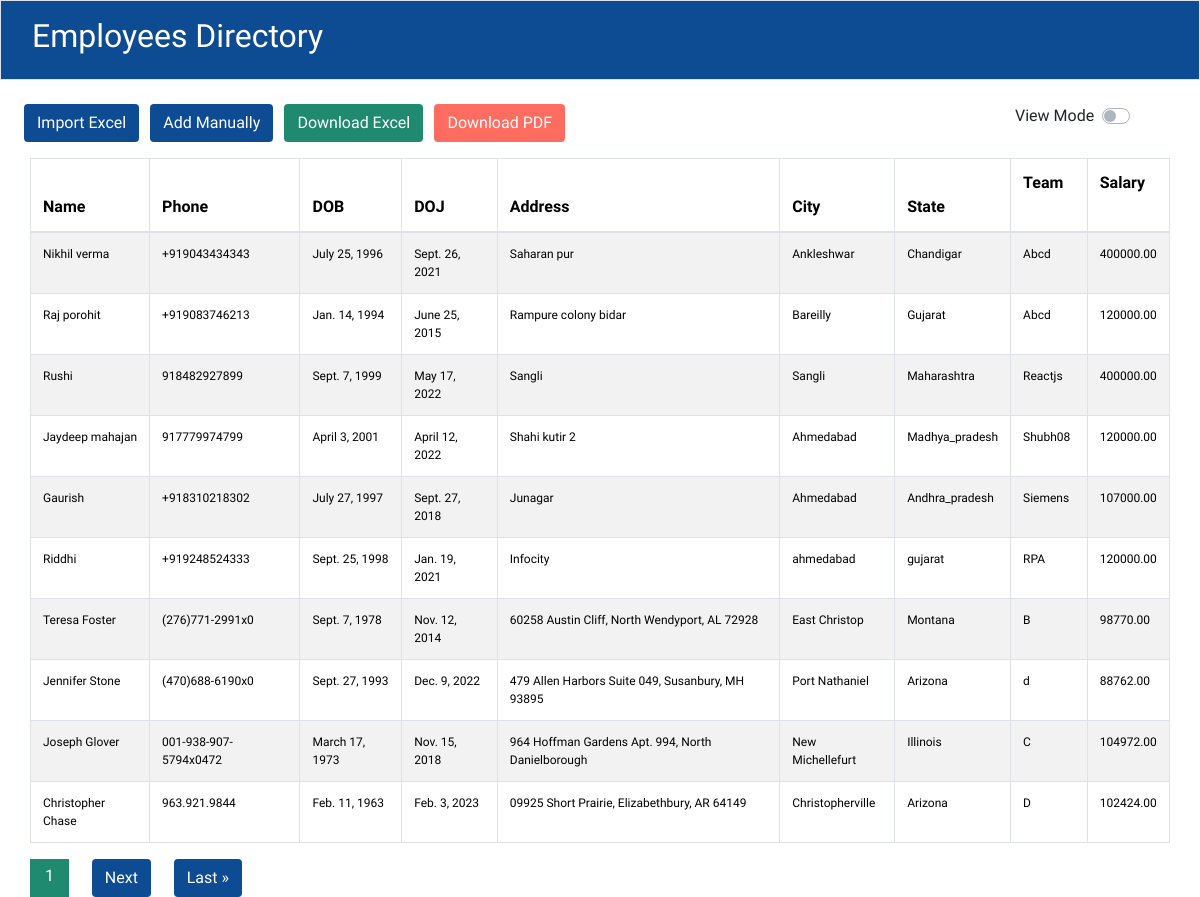
The page / on the database its author committed.
### firstapp/models.py (models this page shows)
class Employee(models.Model):
    phone_regex = RegexValidator(
        regex=r'^\+?91?[6-9]\d{9}$',
        message="Phone number must be entered in the format: '+919999999999'. Up to 15 digits allowed."
    )
    GENDER_CHOICES = [
    ('M', 'Male'),
    ('F', 'Female'),
    ('O', 'Other'),
]
    def validate_dob(value):
        if value.year < 1950:
            raise ValidationError("Invalid date of birth. Year must be greater than or equal to 1950.")
        if value.year > 2005:
            raise ValidationError("Invalid date of birth. Year must be less than 2005")
    name = models.CharField(max_length=100, unique=True)
    phone = models.CharField(validators=[phone_regex], max_length=15, unique=True)
    dob = models.DateField(validators=[validate_dob])
    gender = models.CharField(max_length=1, choices=GENDER_CHOICES, default='Male')
    doj = models.DateField()
    address = models.CharField(max_length=250)
    city = models.CharField(max_length=25)
    state = models.CharField(max_length=25)
    team = models.CharField(max_length=100)
    salary = models.DecimalField(max_digits=8, decimal_places=2)
    created_at = models.DateTimeField(auto_now_add=True)
    updated_at = models.DateTimeField(auto_now=True)
    class Meta:
        unique_together = ['name', 'phone']

### firstapp/views.py (the view, shortened to what this page needs)
# urls.py: path('', EmployeeListView.as_view(), name='employee_list'),
class EmployeeListView(View):
    def get(self, request):
        form = EmployeeForm()
        employees = Employee.objects.all().order_by('-created_at')
        sort = request.GET.get('sort')
        order = request.GET.get('order')
        if sort == 'name':
            employees = employees.order_by('name')
        elif sort == 'doj':
            employees = employees.order_by('doj')
        elif sort == 'city':
            employees = employees.order_by('city')
        elif sort == 'state':
            employees = employees.order_by('state')
        elif sort == 'team':
            employees = employees.order_by('team')
        elif sort == 'salary':
            employees = employees.order_by('salary')
        if sort and order == 'desc':
            employees = employees.reverse()
        else:
            order = 'asc'
        paginator = Paginator(employees, per_page=settings.PAGINATION_PER_PAGE)
        page_number = request.GET.get('page')
        page_obj = paginator.get_page(page_number)
        CurrentDate = datetime.now().date()
        return render(request, 'employees.html', {'form': form, 'page_obj': page_obj, 'date': CurrentDate, 'sort': sort, 'order': order})

### firstapp/templates/employees.html (shortened to what this page needs)
{% extends 'base.html' %}
{% load static %}
{% block content %}
<div class="container-fluid" style="font-family: 'Prompt', sans-serif;">
    <div class="row">
      <div class="d-flex col-md-6 mt-4" style="padding-left: 2%;">
        <button id="fileUploadBtn" class="btn text-white" style="margin-right: 2%; background-color: #0D4C92;">Import Excel</button>
        <a href="{% url 'manualEntry' %}" class="btn text-white" style="margin-right: 2%; background-color: #0D4C92;">Add Manually</a>
        <a href="{% url 'download_employees' %}?format=csv" class="btn text-white" style="margin-right: 2%; background-color: #1F8A70;">Download Excel</a>
        <a href="{% url 'download_pdf' %}?format=csv" class="btn text-white" style="background-color: #FF6D60;">Download PDF</a>
      </div>
      <div class="d-flex col-md-4 mt-4">
    </div>
      <div class="d-flex col-md-2 mt-4  pr-0 flex-row=reverse">
        <span id="edit-toggle">View Mode</span>
        <div class="custom-control ml-2 custom-switch">
            </body>
<div class="container-fluid mt-3" style="font-family: 'Prompt', sans-serif;">
    <table class="table table-striped table-bordered">
        <thead class="text-white" style="background-color: #0D4C92; ">
            <tr>
                <th>
                    Name
                    <a href="?sort=name{% if sort == 'name' and order == 'asc' %}&order=desc{% endif %}"
                        style="margin-left: 5%; text-decoration: none; color: white;">
                        {% if sort == 'name' %}
                        {% if order == 'asc' %}
                        <span>&uarr;</span>
                        {% else %}
                        <span>&darr;</span>
                        {% endif %}
                        {% else %}
                        <span>&darr;</span>
                        {% endif %}
                    </a>
                </th>
                <th>Phone</th>
                <th>DOB</th>
                <th>
                    DOJ
                    <a href="?sort=doj{% if sort == 'doj' and order == 'asc' %}&order=desc{% endif %}"
                        style="margin-left: 5%; text-decoration: none; color: white;">
                        {% if sort == 'doj' %}
                        {% if order == 'asc' %}
                        <span>&uarr;</span>
                        {% else %}
                        <span>&darr;</span>
                        {% endif %}
                        {% else %}
                        <span>&darr;</span>
                        {% endif %}
                    </a>
                </th>
                <th>Address</th>
                <th>
                    City
                    <a href="?sort=city{% if sort == 'city' and order == 'asc' %}&order=desc{% endif %}"
                        style="margin-left: 5%; text-decoration: none; color: white;">
                        {% if sort == 'city' %}
                        {% if order == 'asc' %}
                        <span>&uarr;</span>
                        {% else %}
                        <span>&darr;</span>
                        {% endif %}
                        {% else %}
                        <span>&darr;</span>
                        {% endif %}
                    </a>
                </th>
                <th>
                    State
                    <a href="?sort=state{% if sort == 'state' and order == 'asc' %}&order=desc{% endif %}"
                        style="margin-left: 5%; text-decoration: none; color: white;">
                        {% if sort == 'state' %}
                        {% if order == 'asc' %}
                        <span>&uarr;</span>
                        {% else %}
                        <span>&darr;</span>
                        {% endif %}
                        {% else %}
                        <span>&darr;</span>
                        {% endif %}
                    </a>
                </th>
                <th>
                    Team
                    <a href="?sort=team{% if sort == 'team' and order == 'asc' %}&order=desc{% endif %}"
                        style="margin-left: 5%; text-decoration: none; color: white;">
                        {% if sort == 'team' %}
                        {% if order == 'asc' %}
                        <span>&uarr;</span>
                        {% else %}
                        <span>&darr;</span>
                        {% endif %}
                        {% else %}
                        <span>&darr;</span>
                        {% endif %}
                    </a>
                </th>
                <th>
                    Salary
                    <a href="?sort=salary{% if sort == 'salary' and order == 'asc' %}&order=desc{% endif %}"
                        style="margin-left: 5%; text-decoration: none; color: white;">
                        {% if sort == 'salary' %}
                        {% if order == 'asc' %}
                        <span>&uarr;</span>
                        {% else %}
                        <span>&darr;</span>
                        {% endif %}
                        {% else %}
                        <span>&darr;</span>
                        {% endif %}
                    </a>
                </th>
            </tr>
        </thead>
        <tbody class="thead-light">
            {% for employee in page_obj %}
            <tr style="font-size: 12px;" data-employee-id="{{ employee.id }}">
                <td {% if not employee.editable %}contenteditable="false"{% endif %} data-field-name="name">{{ employee.name }}</td>
                <td {% if not employee.editable %}contenteditable="false"{% endif %} data-field-name="phone">{{ employee.phone }}</td>
                <td {% if not employee.editable %}contenteditable="false"{% endif %} data-field-name="dob">{{ employee.dob }}</td>
                <td {% if not employee.editable %}contenteditable="false"{% endif %} data-field-name="doj">{{ employee.doj }}</td>
                <td {% if not employee.editable %}contenteditable="false"{% endif %} data-field-name="address">{{ employee.address }}</td>
                <td {% if not employee.editable %}contenteditable="false"{% endif %} data-field-name="city">{{ employee.city }}</td>
                <td {% if not employee.editable %}contenteditable="false"{% endif %} data-field-name="state">{{ employee.state }}</td>
                <td {% if not employee.editable %}contenteditable="false"{% endif %} data-field-name="team">{{ employee.team }}</td>
                <td {% if not employee.editable %}contenteditable="false"{% endif %} data-field-name="salary">{{ employee.salary }}</td>
            </tr>
            {% endfor %}
        </tbody>
    </table>
    <div class="text-center">
        <div class="pagination">
            <div class="current-page-box text-white" style="padding: 5px 15px; display: inline-block; background-color: #1F8A70;">
                <span class="current-page text-white" style="margin-left: 1% 2% 2%;">{{ page_obj.number }}</span>
            </div>
            {% if page_obj.has_next %}
            <a href="?page={{ page_obj.next_page_number }}" class="btn text-white"
                style=" background-color: #0D4C92; margin-right: 2%; margin-left: 2%;">Next</a>
            <a href="?page={{ page_obj.paginator.num_pages }}" class="btn text-white"
                style="background-color: #0D4C92;">Last &raquo;</a>
            {% endif %}
        </div>
    </div>
</div>
{% endblock content %}

### rows shown on the page
Employee: name "Nikhil verma", phone "+919043434343", dob "July 25, 1996", doj "Sept. 26, 2021", address "Saharan pur", city "Ankleshwar", state "Chandigar", team "Abcd", salary "400000.00"
Employee: name "Raj porohit", phone "+919083746213", dob "Jan. 14, 1994", doj "June 25, 2015", address "Rampure colony bidar", city "Bareilly", state "Gujarat", team "Abcd", salary "120000.00"
Employee: name "Rushi", phone "918482927899", dob "Sept. 7, 1999", doj "May 17, 2022", address "Sangli", city "Sangli", state "Maharashtra", team "Reactjs", salary "400000.00"
Employee: name "Jaydeep mahajan", phone "917779974799", dob "April 3, 2001", doj "April 12, 2022", address "Shahi kutir 2", city "Ahmedabad", state "Madhya_pradesh", team "Shubh08", salary "120000.00"
Employee: name "Gaurish", phone "+918310218302", dob "July 27, 1997", doj "Sept. 27, 2018", address "Junagar", city "Ahmedabad", state "Andhra_pradesh", team "Siemens", salary "107000.00"
Employee: name "Riddhi", phone "+919248524333", dob "Sept. 25, 1998", doj "Jan. 19, 2021", address "Infocity", city "ahmedabad", state "gujarat", team "RPA", salary "120000.00"
Employee: name "Teresa Foster", phone "(276)771-2991x0", dob "Sept. 7, 1978", doj "Nov. 12, 2014", address "60258 Austin Cliff, North Wendyport, AL 72928", city "East Christop", state "Montana", team "B", salary "98770.00"
Employee: name "Jennifer Stone", phone "(470)688-6190x0", dob "Sept. 27, 1993", doj "Dec. 9, 2022", address "479 Allen Harbors Suite 049, Susanbury, MH 93895", city "Port Nathaniel", state "Arizona", team "d", salary "88762.00"
Employee: name "Joseph Glover", phone "001-938-907-5794x0472", dob "March 17, 1973", doj "Nov. 15, 2018", address "964 Hoffman Gardens Apt. 994, North Danielborough", city "New Michellefurt", state "Illinois", team "C", salary "104972.00"
Employee: name "Christopher Chase", phone "963.921.9844", dob "Feb. 11, 1963", doj "Feb. 3, 2023", address "09925 Short Prairie, Elizabethbury, AR 64149", city "Christopherville", state "Arizona", team "D", salary "102424.00"

### other values the page prints
{{ page_obj.number }} "1"
